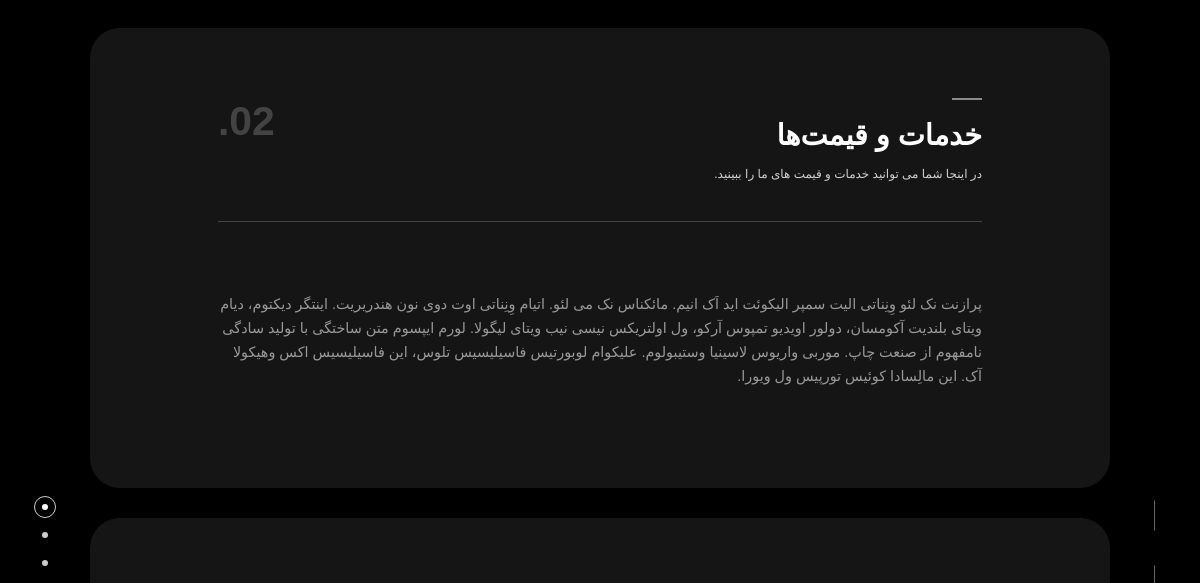
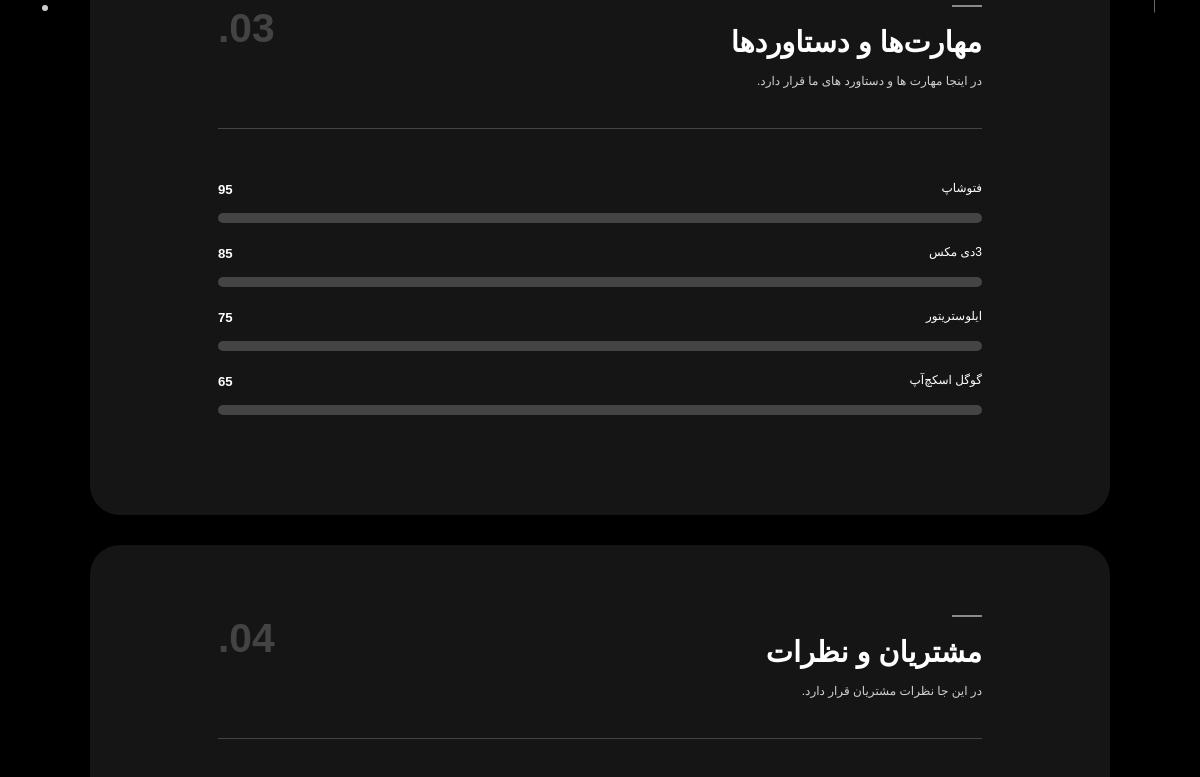
/about/ (middle part), run on an earlier commit of the app's database (2 pictures, top to bottom).
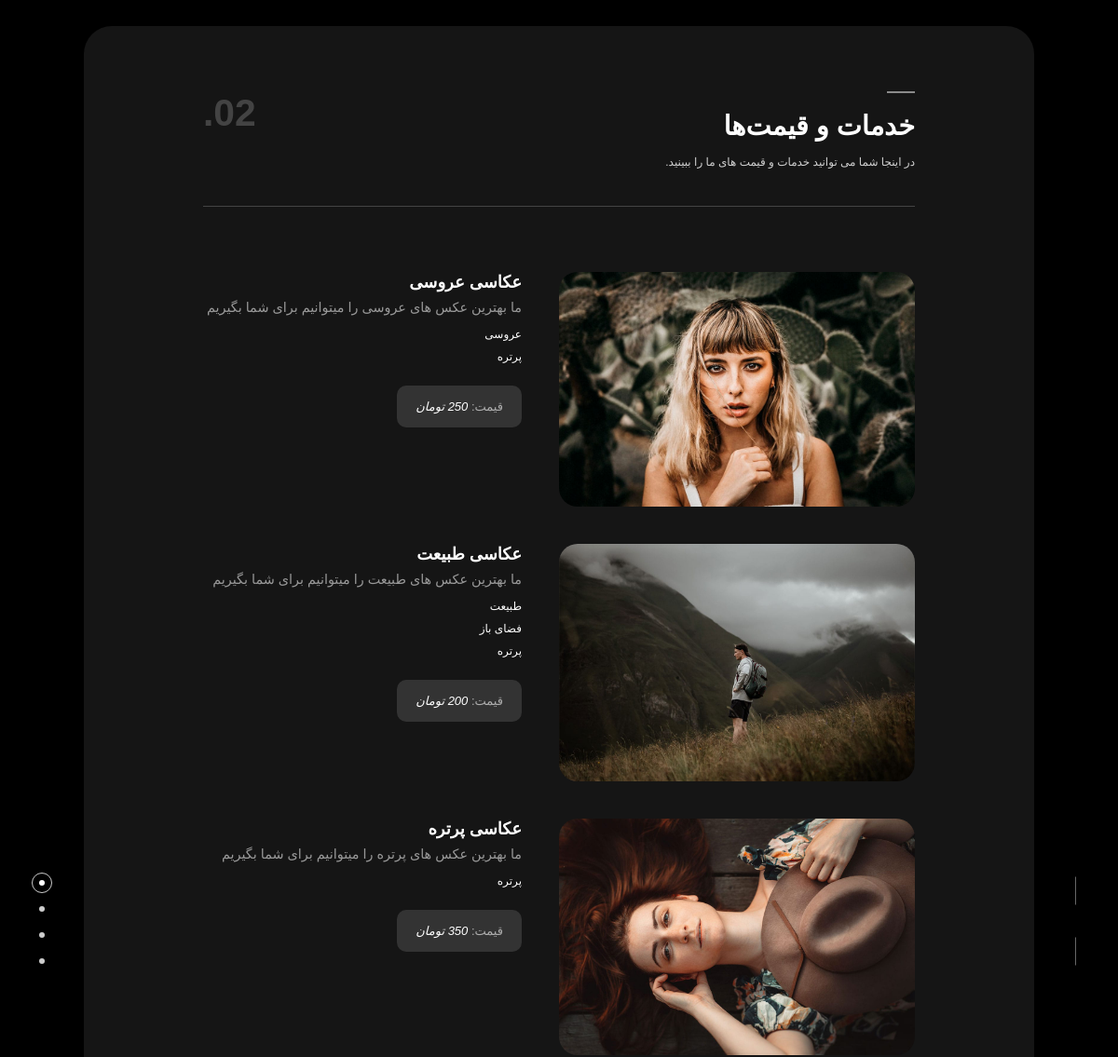
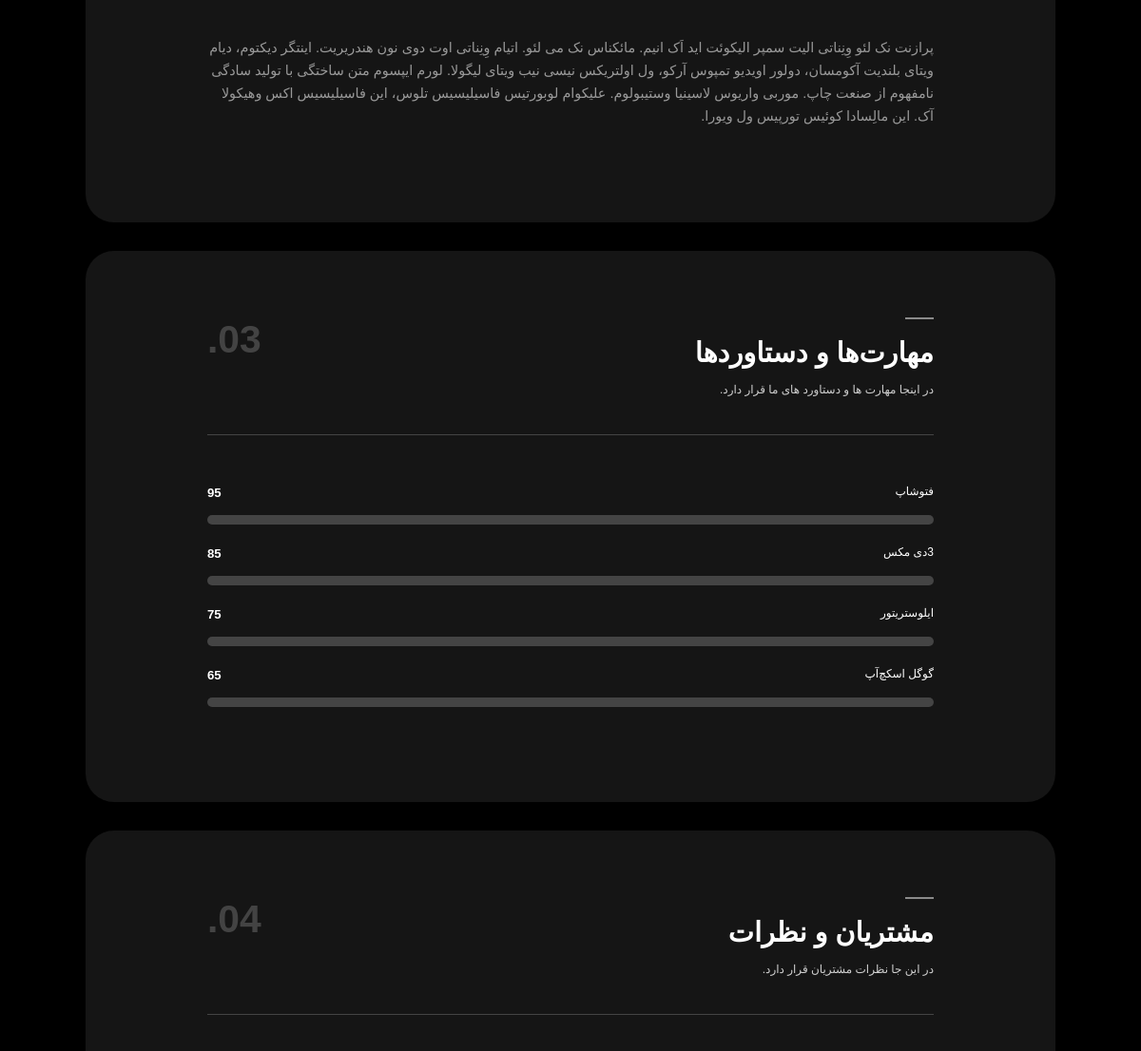
And on a later commit of the database (2 pictures, top to bottom).
### home/models.py (models this page shows, shortened)
class YourSkill(models.Model):
    about = models.ForeignKey(About, on_delete=models.CASCADE, related_name='skills')
    skill_name = models.CharField(max_length=100)
    skill_percent = models.IntegerField(help_text='out of 100')

class Service(models.Model):
    title = models.CharField(max_length=100)
    image = models.ImageField(upload_to='images/services/')
    description = models.CharField(max_length=255)
    price = models.IntegerField()

class Category(models.Model):
    contact = models.ForeignKey(Service, on_delete=models.CASCADE, related_name='categories')
    name = models.CharField(max_length=100)
    class Meta:
        ordering = ('name',)

### home/views.py (the view)
# urls.py: path('about/', views.AboutView.as_view(), name='about'),
class AboutView(View):
    template_name = 'home/about.html'
    def get(self, request):
        about = get_object_or_404(About)
        service = Service.objects.all()
        return render(request, self.template_name, {'about': about, 'service': service})

### home/templates/home/about.html (shortened to what the changed rows need)
{% extends 'base.html' %}
{% load static %}
{% block content %}
    <div id="wrapper">
        <div class="content-holder">
            <div class="column-wrapper">
                <section id="sec2">
                    <div class="container small-container">
                        <div class="column-wrapper_item fl-wrap">
                            <div class="column-wrapper_text fl-wrap">
                                <div class="serv-wrap fl-wrap">
                                    {% for i in service %}
                                        <div class="serv-item">
                                            <div class="serv-media">
                                                <img src="{{ i.image.url }}" alt="">
                                            </div>
                                            <div class="serv-text">
                                                <h4><a href="{% url 'home:contact' %}">{{ i.title }}</a></h4>
                                                <p>{{ i.description }}</p>
                                                <ul>
                                                    {% for category in i.categories.all %}
                                                        <li><a href="">{{ category.name }}</a></li>
                                                    {% endfor %}
                                                </ul>
                                                <div class="serv-price">قیمت:<span> {{ i.price }} تومان </span>
                                                </div>
                                            </div>
                                        </div>
                                    {% endfor %}
                                </div>
                            </div>
                        </div>
                    </div>
                </section>
                <section id="sec3">
                    <div class="container small-container">
                        <div class="column-wrapper_item fl-wrap">
                            <div class="column-wrapper_text fl-wrap">
                                <div class="skillbar-box animaper">
                                    {% for i in about.skills.all %}
                                        <div class="skillbar_item">
                                            <div class="custom-skillbar-title"><span>{{ i.skill_name }}</span></div>
                                            <div class="skill-bar-percent">{{ i.skill_percent }}</div>
                                            <div class="skillbar-bg" data-percent="{{ i.skill_percent }}%">
                                            </div>
                                        </div>
                                    {% endfor %}
                                </div>
                            </div>
                        </div>
                    </div>
                </section>
            </div>
        </div>
    </div>
{% endblock %}

What changed in the data, as far as the page shows it:
added Service: image (picture), title "عکاسی عروسی", description "ما بهترین عکس های عروسی را میتوانیم برای شما بگیریم", price "250"
added Category: name "عروسی", shown under "عکاسی عروسی"
added Category: name "پرتره", shown under "عکاسی عروسی"
added Service: image (picture), title "عکاسی طبیعت", description "ما بهترین عکس های طبیعت را میتوانیم برای شما بگیریم", price "200"
added Category: name "طبیعت", shown under "عکاسی طبیعت"
added Category: name "فضای باز", shown under "عکاسی طبیعت"
added Category: name "پرتره", shown under "عکاسی طبیعت"
added Service: image (picture), title "عکاسی پرتره", description "ما بهترین عکس های پرتره را میتوانیم برای شما بگیریم", price "350"
added Category: name "پرتره", shown under "عکاسی پرتره"
